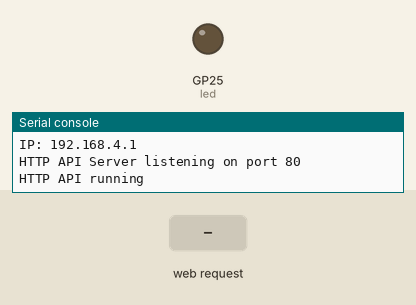
Recording of a program running on a simulated Raspberry Pi Pico running MicroPython. On the bench: output pins drawn as LEDs (lit = HIGH), the last lines printed to the serial console. The test bench sets the inputs (shaded band). The board's own WiFi access point starts at once.

Above: at 1.2 s.
1.3 s: HTTP request GET /api/led/on received
At 1.7 s:
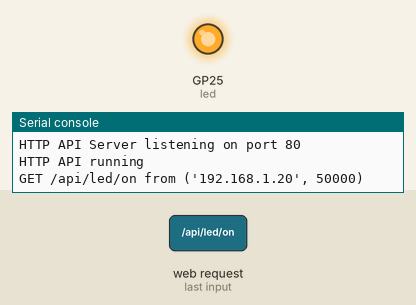
2.8 s: HTTP request GET /api/status received
4.3 s: HTTP request GET /api/led received
Timing chart, 0 to 7.3 s (numbered marks = the images above; inputs shaded):
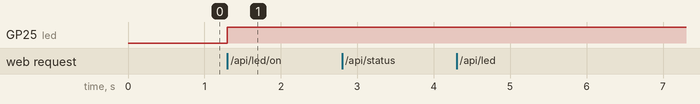

The program:

main.py
```python
import socket
import network
import time
import json
from machine import Pin

# ------------------------------------------------------------
# Wi-Fi Access Point setup
# ------------------------------------------------------------

def start_ap():
    ap = network.WLAN(network.AP_IF)
    ap.active(True)

    ap.config(
        essid="PICO_HTTP",
        password="pico1234"
    )

    while not ap.active():
        time.sleep(0.1)

    print("Access Point active")
    print("SSID: PICO_HTTP")
    print("IP:", ap.ifconfig()[0])

    return ap


class HTTPAPIServer:
    def __init__(self, port=80):
        self.port = port
        self.server_socket = None
        self.led = Pin(25, Pin.OUT)

        self.device_state = {
            "led": False,
            "uptime": 0,
            "requests_served": 0
        }

        self.setup_server()

    def setup_server(self):
        self.server_socket = socket.socket(socket.AF_INET, socket.SOCK_STREAM)
        self.server_socket.setsockopt(socket.SOL_SOCKET, socket.SO_REUSEADDR, 1)
        self.server_socket.bind(("0.0.0.0", self.port))
        self.server_socket.listen(1)
        print("HTTP API Server listening on port", self.port)

    def parse_http_request(self, request):
        lines = request.split("\r\n")
        if not lines:
            return None, None, {}

        parts = lines[0].split(" ")
        if len(parts) < 3:
            return None, None, {}

        method, path = parts[0], parts[1]

        headers = {}
        for line in lines[1:]:
            if ":" in line:
                k, v = line.split(":", 1)
                headers[k.strip().lower()] = v.strip()

        return method, path, headers

    def json_response(self, data, status=200):
        body = json.dumps(data)

        status_text = {
            200: "OK",
            400: "Bad Request",
            404: "Not Found",
            405: "Method Not Allowed",
            500: "Internal Server Error"
        }.get(status, "OK")

        return (
            "HTTP/1.1 {} {}\r\n"
            "Content-Type: application/json\r\n"
            "Content-Length: {}\r\n"
            "Access-Control-Allow-Origin: *\r\n"
            "Connection: close\r\n"
            "\r\n"
            "{}"
        ).format(status, status_text, len(body), body)

    def handle_api(self, method, path):
        self.device_state["uptime"] = time.ticks_ms() // 1000
        self.device_state["requests_served"] += 1

        if path == "/api/status" and method == "GET":
            return self.json_response(self.device_state)

        if path == "/api/led" and method == "POST":
            self.device_state["led"] = not self.device_state["led"]
            self.led.value(self.device_state["led"])
            return self.json_response(self.device_state)

        if path == "/api/led/on" and method in ("GET", "POST"):
            self.device_state["led"] = True
            self.led.value(1)
            return self.json_response(self.device_state)

        if path == "/api/led/off" and method in ("GET", "POST"):
            self.device_state["led"] = False
            self.led.value(0)
            return self.json_response(self.device_state)

        return self.json_response({"error": "Not found"}, 404)

    def handle_client(self, client, addr):
        try:
            client.settimeout(5)
            request = client.recv(1024).decode()

            if not request:
                return

            method, path, headers = self.parse_http_request(request)
            print(method, path, "from", addr)

            if not method:
                response = self.json_response({"error": "Bad request"}, 400)
            else:
                response = self.handle_api(method, path)

            client.send(response.encode())

        except Exception as e:
            print("HTTP error:", e)

        finally:
            client.close()

    def run(self):
        print("HTTP API running")
        while True:
            client, addr = self.server_socket.accept()
            self.handle_client(client, addr)


ap = start_ap()
server = HTTPAPIServer(port=80)
server.run()
```

Measured:
- after the input at 1.3 s, GP25 (led): LOW → HIGH at once
